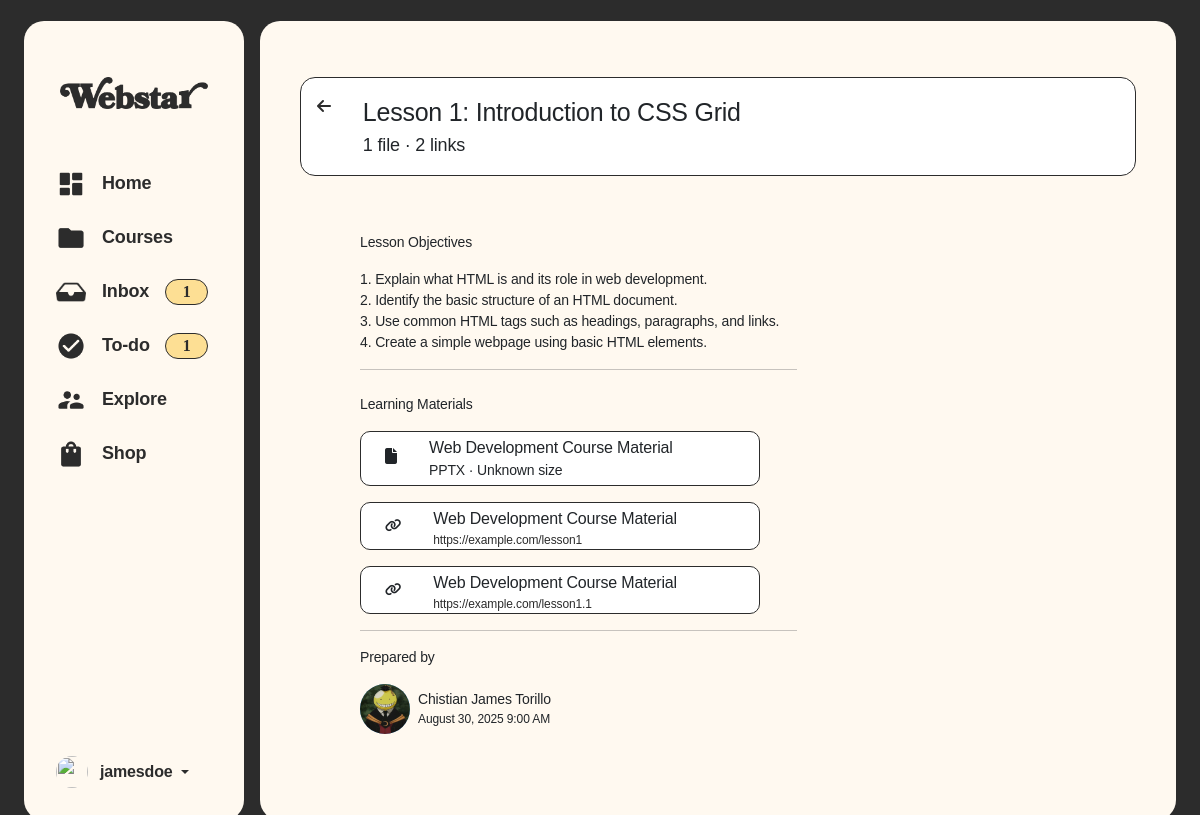
Page /lessons-info.php?lessonID=1 on the committed database.
### tables this page shows
CREATE TABLE `users` (
  `userID` int(11) NOT NULL,
  `password` varchar(50) NOT NULL,
  `email` varchar(50) NOT NULL,
  `role` varchar(8) NOT NULL DEFAULT 'user',
  `userName` varchar(50) NOT NULL
);

CREATE TABLE `lessons` (
  `lessonID` int(11) NOT NULL,
  `courseID` int(11) NOT NULL,
  `lessonTitle` varchar(255) NOT NULL,
  `lessonDescription` text NOT NULL,
  `lessonContent` text NOT NULL,
  `attachment` varchar(255) NOT NULL,
  `link` varchar(100) NOT NULL,
  `lessonType` varchar(255) NOT NULL,
  `createdAt` datetime NOT NULL DEFAULT current_timestamp(),
  `updatedAt` datetime NOT NULL DEFAULT current_timestamp()
);

CREATE TABLE `userinfo` (
  `userInfoID` int(11) NOT NULL,
  `userID` int(11) NOT NULL,
  `profilePicture` varchar(100) NOT NULL,
  `firstName` varchar(50) NOT NULL,
  `middleName` varchar(50) NOT NULL,
  `lastName` varchar(50) NOT NULL,
  `studentID` varchar(50) NOT NULL,
  `programID` varchar(50) NOT NULL,
  `gender` varchar(50) NOT NULL,
  `yearLevel` varchar(20) NOT NULL,
  `yearSection` int(11) NOT NULL,
  `schoolEmail` varchar(50) NOT NULL,
  `contactNumber` varchar(20) NOT NULL,
  `facebookLink` text NOT NULL,
  `linkedInLink` text NOT NULL,
  `instagramLink` text NOT NULL,
  `createdAt` datetime NOT NULL,
  `isNewUser` int(1) NOT NULL DEFAULT 1
);

### shared/assets/database/connect.php (called while the page is built, shortened)
<?php
  function executeQuery($query){
    $conn = $GLOBALS['conn'];
    return mysqli_query($conn, $query);
  }
?>

### lessons-info.php (the view, shortened to what this page needs)
<?php
include('shared/assets/database/connect.php');
$lessonID = intval($_GET['lessonID']);
$lessonInfoQuery = "
    SELECT * FROM users
    LEFT JOIN userInfo ON users.userID = userInfo.userID
    LEFT JOIN courses ON users.userID = courses.userID
    LEFT JOIN lessons ON courses.courseID = lessons.courseID
    WHERE lessons.lessonID = $lessonID
";
$lessonInfoResult = executeQuery($lessonInfoQuery);
if (!$lesson = mysqli_fetch_assoc($lessonInfoResult)) {
    echo "Lesson not found.";
}
$attachmentsArray = !empty($lesson['attachment']) ? array_filter(array_map('trim', explode(',', $lesson['attachment']))) : [];
$linksArray = !empty($lesson['link']) ? array_filter(array_map('trim', explode(',', $lesson['link']))) : [];
$fileCount = count($attachmentsArray);
$linkCount = count($linksArray);
$courseID = $lesson['courseID'];
$lessonTitle = $lesson['lessonTitle'];
$lessonDescription = $lesson['lessonDescription'];
$profName = $lesson['firstName'] . " " . $lesson['lastName'];
$displayTime = !empty($lesson['updatedAt']) ? $lesson['updatedAt'] : $lesson['createdAt'];
$formattedTime = !empty($displayTime) ? date("F j, Y g:i A", strtotime($displayTime)) : "";
?>
<!doctype html>
<html lang="en">
<head>
    <link href="https://cdn.jsdelivr.net/npm/bootstrap@5.3.6/dist/css/bootstrap.min.css" rel="stylesheet"
>
    <link rel="stylesheet" href="shared/assets/css/global-styles.css">
    <link rel="stylesheet" href="shared/assets/css/lessons-info.css">
    <link rel="stylesheet" href="shared/assets/css/sidebar-and-container-styles.css">
    <link href="https://cdnjs.cloudflare.com/ajax/libs/font-awesome/6.5.0/css/all.min.css" rel="stylesheet">
</head>
<body>
    <div class="container-fluid min-vh-100 d-flex justify-content-center align-items-center p-0 p-md-3"
        style="background-color: var(--black);">
        <div class="row w-100">
            <?php include 'shared/components/sidebar-for-desktop.php'; ?>
            <div class="col main-container m-0 p-0 mx-0 mx-md-2 p-0 p-md-4 overflow-y-auto">
                <div class="card border-0 px-3 pt-3 m-0 h-100 w-100 rounded-0 shadow-none"
                    style="background-color: transparent;">
                    <div class="container-fluid py-3 overflow-y-auto">
                        <div class="row mb-3">
                            <div class="col-12 cardHeader p-3 mb-4">
                                <div class="row desktop-header d-none d-sm-flex">
                                    <div class="col-auto me-2">
                                        <a href="course-info.php?courseID=<?= $courseID ?>" class="text-decoration-none">
                                            <i class="fa-solid fa-arrow-left text-reg text-16"
                                                style="color: var(--black);"></i>
                                        </a>
                                    </div>
                                    <div class="col">
                                        <span class="text-sbold text-25"><?php echo $lessonTitle; ?></span>
                                        <div class="text-reg text-18"><?php echo $fileCount ?> <?php echo $fileCount == 1 ? "file" : "files" ?> · <?php echo $linkCount ?> <?php echo $linkCount == 1 ? "link" : "links" ?></div>
                                    </div>
                                </div>
                            </div>
                        </div>
                        <div class="row">
                            <div class="col-12 col-lg-8">
                                <div class="p-0 px-lg-5">
                                    <div class="text-sbold text-14 mt-3">Lesson Objectives</div>
                                    <p class="mt-3 text-med text-14"><?php echo nl2br($lessonDescription) ?></p>
                                    <hr>
                                    <div class="text-sbold text-14 mt-4">Learning Materials</div>
                                    <?php foreach ($attachmentsArray as $file):
                                        $filePath = "shared/uploads/" . $file;
                                        $fileExt = strtoupper(pathinfo($file, PATHINFO_EXTENSION));
                                        $fileSize = (file_exists($filePath)) ? filesize($filePath) : 0;
                                        $fileSizeMB = $fileSize > 0 ? round($fileSize / 1048576, 2) . " MB" : "Unknown size";
                                        $fileNameOnly = pathinfo($file, PATHINFO_FILENAME);
                                    ?>
                                        <div class="cardFile my-3 w-lg-25 d-flex align-items-start" style="width:400px; max-width:100%; min-width:310px;">
                                            <i class="px-4 py-3 fa-solid fa-file"></i>
                                            <div class="ms-2">
                                                <div class="text-sbold text-16 mt-1"><?php echo $fileNameOnly ?></div>
                                                <div class="due text-reg text-14 mb-1"><?php echo $fileExt ?> · <?php echo $fileSizeMB ?></div>
                                            </div>
                                        </div>
                                    <?php endforeach; ?>
                                    <?php foreach ($linksArray as $link): ?>
                                        <div class="cardFile my-3 w-lg-25 d-flex align-items-start" style="width:400px; max-width:100%; min-width:310px;">
                                            <i class="px-4 py-3 fa-solid fa-link" style="font-size: 13px;"></i>
                                            <div class="ms-2">
                                                <div class="text-sbold text-16 mt-1"><?php echo $fileNameOnly ?></div>
                                                <div class="text-reg link text-12 mt-0">
                                                    <a href="<?php echo $link ?>" target="_blank" rel="noopener noreferrer" style="text-decoration: none; color: var(--black);">
                                                        <?php echo $link ?>
                                                    </a>
                                                </div>
                                            </div>
                                        </div>
                                    <?php endforeach; ?>
                                    <hr>
                                    <div class="text-sbold text-14 pb-3">Prepared by</div>
                                    <div class="d-flex align-items-center pb-5">
                                        <div class="rounded-circle me-2" style="width: 50px; height: 50px; background-color: var(--highlight75);">
                                            <img src="<?php echo !empty($lesson['profilePicture']) ? 'shared/assets/pfp-uploads/' . $lesson['profilePicture'] : 'shared/assets/img/default-profile.png'; ?>"
                                                alt="Prof Picture" class="rounded-circle" style="width:50px;height:50px;">
                                        </div>
                                        <div>
                                            <div class="text-sbold text-14"><?php echo $profName; ?></div>
                                            <div class="text-med text-12"><?php echo $formattedTime; ?></div>
                                        </div>
                                    </div>
                                </div>
                            </div>
                        </div>
                    </div>
                </div>
            </div>
        </div>
    </div>
</body>
</html>

### shared/assets/css/global-styles.css (style rules this page uses)
:root { --primaryColor: #FDDF94; --highlight75: #6EBEFF; --highlight50: #9ED3FF; --highlight25: #CFE9FF; --highlight15: #c8ecc1; --dirtyWhite: #FFF9F0; --pureWhite: #FFFFFF; --darkgreen: #5b6558; --black: #2C2C2C; --Regular: 'Regular'; --Medium: 'Medium'; --Bold: 'Bold'; --SemiBold: 'SemiBold'; --Black: 'Black'; }
.text-reg { font-family: 'Regular', sans-serif; letter-spacing: -0.01em; }
.text-med { font-family: 'Medium', sans-serif; letter-spacing: -0.01em; }
.text-sbold { font-family: 'SemiBold', sans-serif; letter-spacing: -0.01em; }
.text-12 { font-size: 12px; }
.text-14 { font-size: 14px; }
.text-16 { font-size: 16px; }
.text-18 { font-size: 18px; }
.text-25 { font-size: 25px; }

### shared/assets/css/lessons-info.css (style rules this page uses)
.cardHeader { border-radius: 15px; border: 1px solid var(--black); background-color: var(--pureWhite); }
.cardFile { border-radius: 10px; border: 1px solid var(--black); background-color: var(--pureWhite); }

### shared/assets/css/sidebar-and-container-styles.css (style rules this page uses)
body { background-color: white; }
html, body { height: 100%; margin: 0; padding: 0; }
.main-container { background-color: var(--dirtyWhite); border-radius: 0px; height: 100vh; }
@media (min-width: 768px) { body { background-color: var(--black); } }
@media (min-width: 768px) { .main-container { border-radius: 20px; height: 95vh; } }

### rows in the picture
users: lessons.lessonTitle "Lesson 1: Introduction to CSS Grid", lessons.attachment "1", lessons.link "2", lessons.lessonDescription "1. Explain what HTML is and its role in web development. 2. Identify the basic structure of an HTML document. 3. Use common HTML tags such as headings, paragraphs, and links. 4. Create a simple webpage using basic HTML elements.", lessons.attachment "Web Development Course Material", lessons.attachment "PPTX", lessons.attachment "Unknown size", lessons.link "https://example.com/lesson1", lessons.link "https://example.com/lesson1.1", userinfo.profilePicture (picture), userinfo.firstName+lastName "Chistian James Torillo", lessons.updatedAt "August 30, 2025 9:00 AM"

### other values in the picture
$displayInbox "1"
$displayTodo "1"
